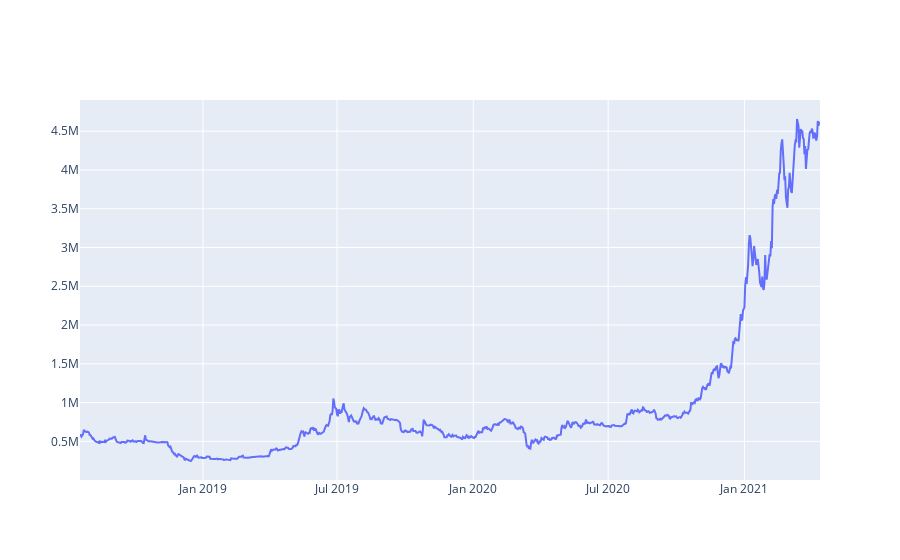

The notebook cell this image was saved under:
### Markdown cell above
### Candlestick chart

I didnt like the way it showed data(no padding at all), so finding other alternatives

```python
import plotly.graph_objects as go

fig_candlestick = go.Figure(data=[go.Candlestick(x=rawData['timestamp'],
                open=rawData['open (INR)'],
                high=rawData['high (INR)'],
                low=rawData['low (INR)'],
                close=rawData['close (INR)'])])

fig_candlestick.update_layout(
    title = f'{SYMBOL_CRYPTO} in {MARKET} ',
    yaxis_title=f'{SYMBOL_CRYPTO}',
    
)

fig_candlestick.show()
```

### Code cell
import plotly.graph_objects as go

fig_scatter = go.Figure([go.Scatter(x=rawData['timestamp'], y=rawData['high (INR)'])])
fig_scatter.show()

### Figure 1 — Plotly figure (JSON) as saved in the notebook; plotly's stock layout.template omitted (floating-point values rounded to 4 significant figures; data arrays with more than 128 entries replaced by an {"elided": "..."} marker saying what was removed)
{"data": [{"type": "scatter", "x": {"elided": "1000 str values"}, "y": {"elided": "1000 float values"}}], "layout": {}}
